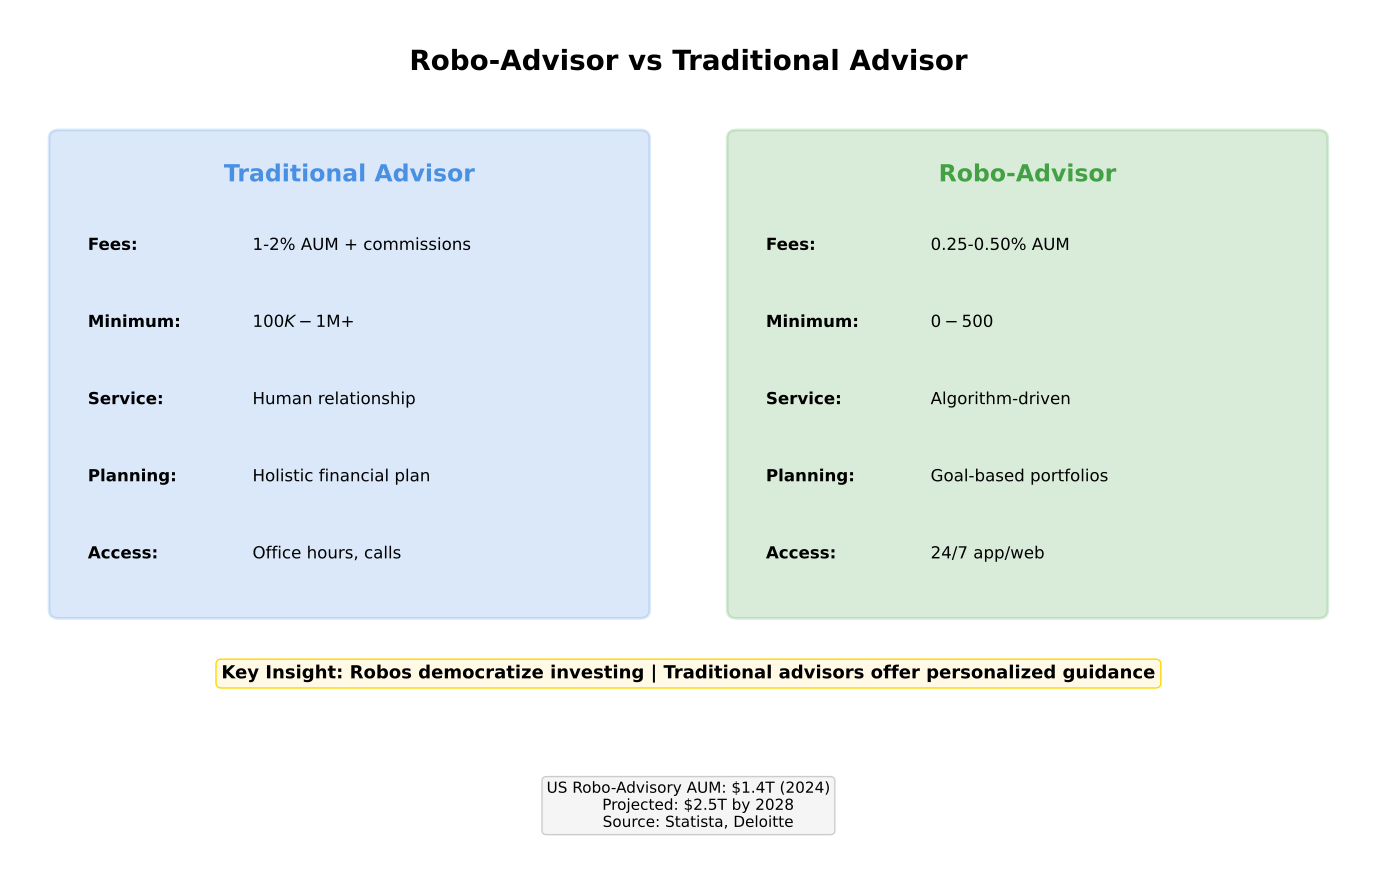

Recreate this plot in Python.
"""
Robo-Advisor vs Traditional Advisor
Compares robo-advisors with traditional financial advisors

Output: robo_vs_traditional.pdf
Module: module_01_fintech
Lesson: 8 - Robo-Advisors
"""

from pathlib import Path
import matplotlib.pyplot as plt
import matplotlib.patches as mpatches
import numpy as np

CHART_METADATA = {
    'title': 'Robo vs Traditional Advisor',
    'module': 'module_01_fintech',
    'lesson': 8,
    'url': 'https://github.com/Digital-AI-Finance/digital-finance/tree/main/module_01_fintech/figures/robo_vs_traditional'
}

# 40% larger fonts
plt.rcParams.update({
    'font.size': 14,
    'axes.labelsize': 14,
})

def create_chart():
    """Create robo vs traditional comparison diagram"""
    fig, ax = plt.subplots(figsize=(14, 9))
    ax.set_xlim(0, 14)
    ax.set_ylim(0, 10)
    ax.axis('off')

    # Title
    ax.text(7, 9.3, 'Robo-Advisor vs Traditional Advisor', fontsize=20, fontweight='bold', ha='center')

    # Traditional Advisor (left)
    trad_box = mpatches.FancyBboxPatch((0.5, 3), 6, 5.5, boxstyle='round,pad=0.1',
                                        facecolor='#4A90E2', alpha=0.2,
                                        edgecolor='#4A90E2', lw=2)
    ax.add_patch(trad_box)
    ax.text(3.5, 8, 'Traditional Advisor', ha='center', fontsize=17, fontweight='bold', color='#4A90E2')

    trad_features = [
        ('Fees', '1-2% AUM + commissions'),
        ('Minimum', '$100K-$1M+'),
        ('Service', 'Human relationship'),
        ('Planning', 'Holistic financial plan'),
        ('Access', 'Office hours, calls'),
    ]
    for i, (feat, desc) in enumerate(trad_features):
        ax.text(0.8, 7.2-i*0.9, f'{feat}:', fontsize=12, fontweight='bold')
        ax.text(2.5, 7.2-i*0.9, desc, fontsize=12)

    # Robo-Advisor (right)
    robo_box = mpatches.FancyBboxPatch((7.5, 3), 6, 5.5, boxstyle='round,pad=0.1',
                                        facecolor='#44A044', alpha=0.2,
                                        edgecolor='#44A044', lw=2)
    ax.add_patch(robo_box)
    ax.text(10.5, 8, 'Robo-Advisor', ha='center', fontsize=17, fontweight='bold', color='#44A044')

    robo_features = [
        ('Fees', '0.25-0.50% AUM'),
        ('Minimum', '$0-$500'),
        ('Service', 'Algorithm-driven'),
        ('Planning', 'Goal-based portfolios'),
        ('Access', '24/7 app/web'),
    ]
    for i, (feat, desc) in enumerate(robo_features):
        ax.text(7.8, 7.2-i*0.9, f'{feat}:', fontsize=12, fontweight='bold')
        ax.text(9.5, 7.2-i*0.9, desc, fontsize=12)

    # Key insight
    insight = "Key Insight: Robos democratize investing | Traditional advisors offer personalized guidance"
    ax.text(7, 2.2, insight, ha='center', fontsize=13, fontweight='bold',
           bbox=dict(boxstyle='round', facecolor='#FFF9E6', edgecolor='#FFD700'))

    # Market size
    market = """US Robo-Advisory AUM: $1.4T (2024)
    Projected: $2.5T by 2028
    Source: Statista, Deloitte"""
    ax.text(7, 1, market, ha='center', fontsize=11, va='top',
           bbox=dict(boxstyle='round', facecolor='#F5F5F5', edgecolor='#CCCCCC'))

    plt.tight_layout()

    output_path = Path(__file__).parent / 'robo_vs_traditional.pdf'
    plt.savefig(output_path, format='pdf', dpi=300, bbox_inches='tight')
    plt.close()
    print(f"Chart saved to: {output_path}")
    return output_path

if __name__ == '__main__':
    create_chart()
